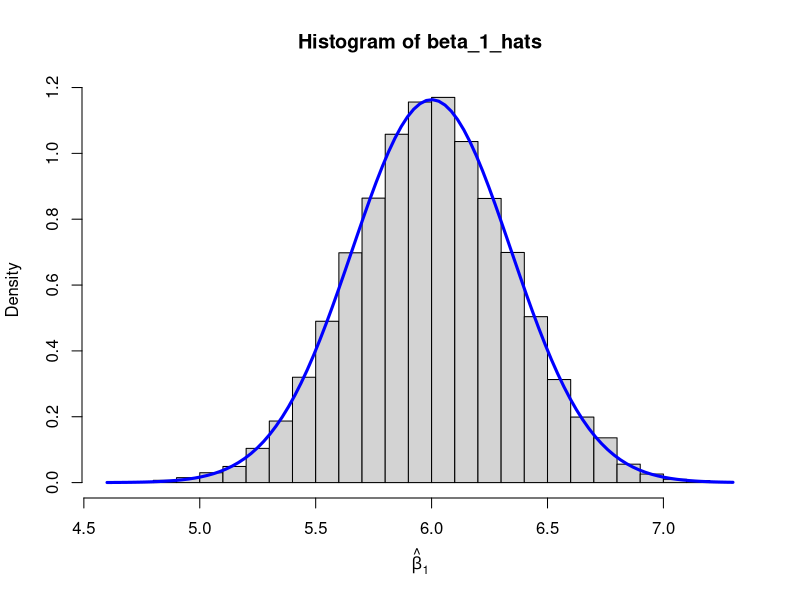
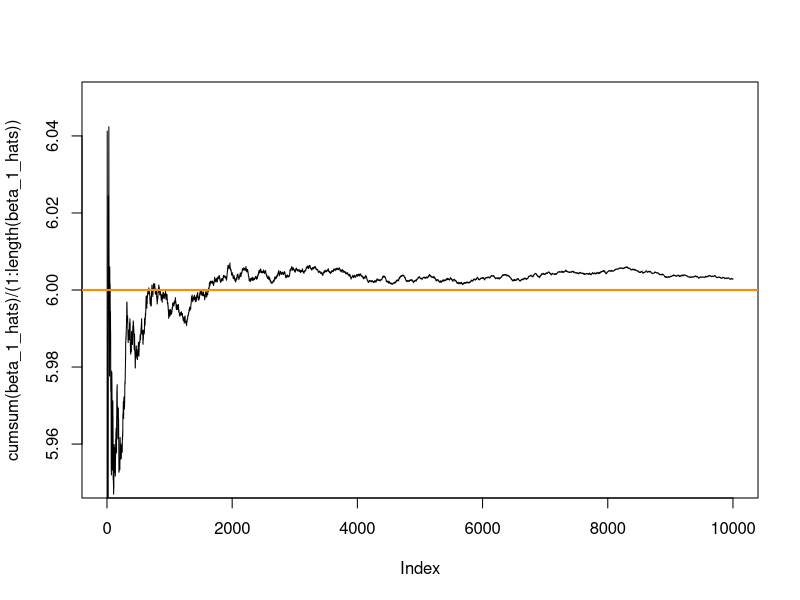
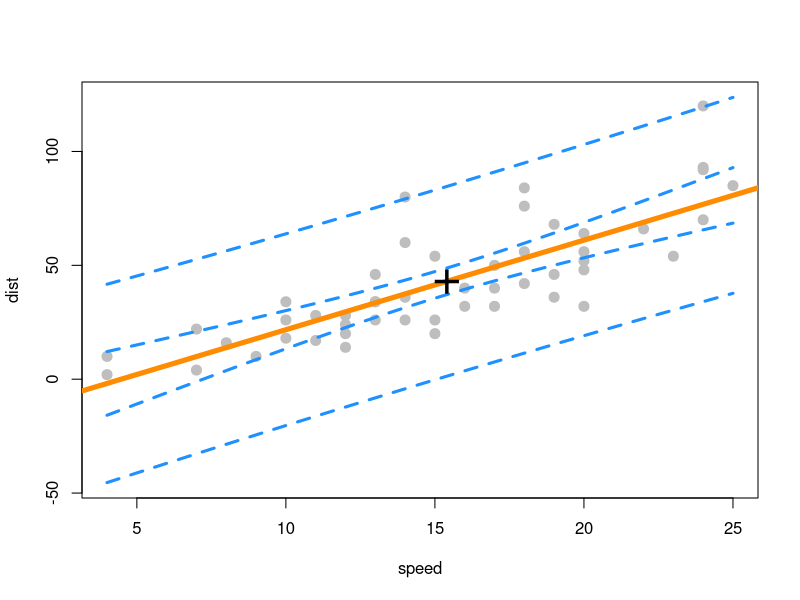
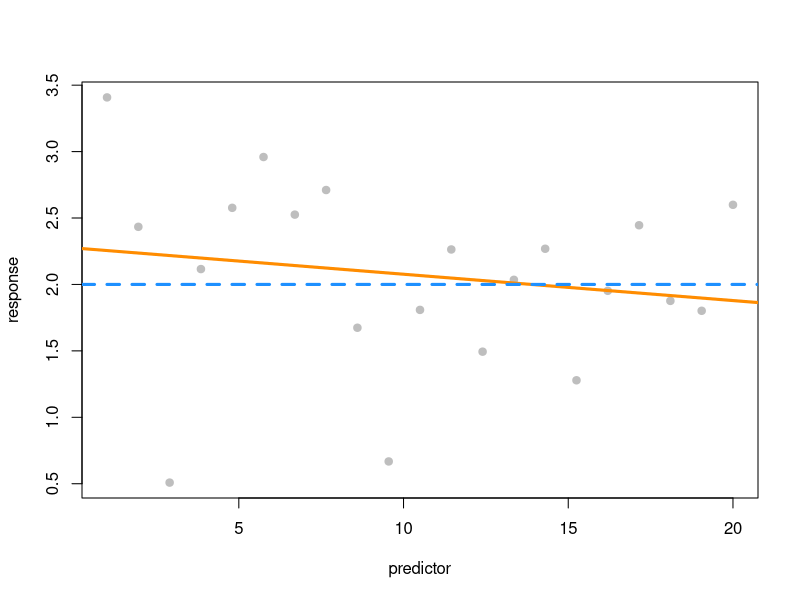

These charts were generated, in order, by the following R code:
# Simulating Sampling Distributions
# ------------------------------------------------------------------------------------------

set.seed(420)

sample.size <- 100
x           <- seq( -1, 1, length = sample.size )
Sxx         <- sum( ( x - mean(x) ) ^ 2 )

beta_0 <- 3
beta_1 <- 6
sigma <- 2

var_beta_1_hat <- (sigma ^ 2) / Sxx
var_beta_0_hat <- (sigma ^ 2) * ( (1 / sample.size) + (mean(x) ^2 / Sxx) )

num.samples <- 10000
beta_0_hats <- rep( 0, num.samples )
beta_1_hats <- rep( 0, num.samples ) 

for ( i in 1:num.samples ) 
{
    espilon        <- rnorm( sample.size, mean = 0, sd = sigma )
    y              <- beta_0 + ( beta_1 * x ) + espilon
    model          <- lm(y ~ x)
    beta_0_hats[i] <- coef(model)[1]
    beta_1_hats[i] <- coef(model)[2] 
}

hist( beta_1_hats, prob = TRUE, breaks = 20,
      xlab = expression( hat(beta)[1] ) )

curve( dnorm( x, mean = beta_1, sd = sqrt( var_beta_1_hat ) ),
       col = 'blue', add = TRUE, lwd = 3 )


plot( cumsum( beta_1_hats ) / ( 1:length(beta_1_hats) ), type = 'l',
      ylim = c( 5.95, 6.05 ) )

abline( h = 6, col = 'darkorange', lwd = 2 )



# Interval Estimates in R
# ------------------------------------------------------------------------------------------

stop.dist.model <- lm( dist ~ speed, data = cars )

# Create Confidence Intervals for Regression Parameters
confint( stop.dist.model, level = .99 )
confint( stop.dist.model, level = .99 )[ 2, 2 ]

# Create Confidence Intervals for Specific Regression Parameters
confint( stop.dist.model, param = "(Intercept)", level = .99 )
confint( stop.dist.model, param = "speed", level = .99 )

# Store Estimate
beta.1.hat <- coef( stop.dist.model )[2]

# Store Standard Error
beta.1.hat.se <- summary( stop.dist.model )$coefficients[ 2, 2 ]

# Verify Standard Error
Sxx <- sum( ( cars$speed - mean( cars$speed ) ) ^ 2 )
s.e <- summary( stop.dist.model )$sigma
s.e / sqrt( Sxx )

# Calculate Crit Value for 2-Sided
( 1 - .99 ) / 2
crit <- qt( 0.995, df = nrow(cars) - 2 )

# Estimate - margin, estimate + margin
c( beta.1.hat - crit * beta.1.hat.se, beta.1.hat + crit * beta.1.hat.se )

# qt() and pt()
    # quantile and probability functions
pt( qt( 0.995, df = nrow(cars) - 2 ), df = nrow(cars) - 2 )

# alpha / 2
1 - pt( qt( 0.995, df = nrow(cars) - 2 ), df = nrow(cars) - 2 )

# New data with x = 5 and x = 21
new.speeds <- data.frame( speed = c( 5, 21 ) )

# Point Estimates
predict( stop.dist.model, newdata = new.speeds )

# CI for mean response
predict( stop.dist.model, newdata = new.speeds,
         interval = c( "confidence" ), level = .99 )

# PI for mean response
predict( stop.dist.model, newdata = new.speeds,
         interval = c( "prediction" ), level = .99 )

# Creating CI and PI bands
speed.grid <- seq( min( cars$speed ), max( cars$speed ), by = 0.01 )

dist.ci.band <- predict( stop.dist.model, newdata = data.frame( speed = speed.grid ),
                         interval = c( "confidence" ), level = .99 )

dist.pi.band <- predict( stop.dist.model, newdata = data.frame( speed = speed.grid ),
                         interval = c( "prediction" ), level = .99 )

plot( dist ~ speed, data = cars,
      pch = 20, cex = 2, col = "grey",
      ylim = c( min( dist.pi.band ), max( dist.pi.band ) ) )
abline( stop.dist.model, lwd = 5, col = "darkorange" )

lines( speed.grid, dist.ci.band[ , "lwr" ], col = "dodgerblue", lwd = 3, lty = 2 )
lines( speed.grid, dist.ci.band[ , "upr" ], col = "dodgerblue", lwd = 3, lty = 2 )
lines( speed.grid, dist.pi.band[ , "lwr" ], col = "dodgerblue", lwd = 3, lty = 2 )
lines( speed.grid, dist.pi.band[ , "upr" ], col = "dodgerblue", lwd = 3, lty = 2 )

points( mean( cars$speed ), mean( cars$dist ), pch = '+', cex = 3 )


# Hypothesis Testing in R
# ------------------------------------------------------------------------------------------

# Store test statistics
beta.hat.0.t <- summary( stop.dist.model )$coefficients["(Intercept)", "t value"]
beta.hat.1.t <- summary( stop.dist.model )$coefficients["speed", "t value"]

# Verify P-Value in 2 ways
2 * pt( -abs( beta.hat.1.t ), df = nrow(cars) - 2 )
2 * pt( abs( beta.hat.1.t ), df = nrow(cars) - 2, lower.tail = FALSE )

# SLR Function
sim.slr <- function( x, beta_0, beta_1, sigma )
{
n = length(x)
    epsilon = rnorm( n, mean = 0, sd = sigma )
    y = beta_0 + ( beta_1 * x ) + epsilon
    data.frame( predictor = x, response = y )
}

x = seq( 1, 20, length.out = 21 )
sim.data <- sim.slr( x = x, beta_0 = 2, beta_1 = 0, sigma = 1 )
sim.fit <- lm( response ~ predictor, data = sim.data )
summary( sim.fit )$coefficients[ "predictor", "Pr(>|t|)" ]

plot( response ~ predictor, data = sim.data, pch = 20, col = "grey", cex = 1.5 )
abline( sim.fit, col = "darkorange", lwd = 3 )
abline( 2, 0, lwd = 3, lty = 2, col = "dodgerblue" )



# Examples
# ------------------------------------------------------------------------------------------

# Consider a random variable X, t distribution with 7 df 
# Calculate P[X > 1.3]
pt(q = 1.3, df = 7, lower.tail = FALSE, log.p = FALSE)

# Consider a random variable Y, t distribution with 99 df
# Find cc such that P[X > c] = 0.025P
qt(p = 0.025, df = 9, lower.tail = FALSE, log.p = FALSE)

# What is the length of a 90% confidence interval for \beta_1β 1
slr.fit = lm( Girth ~ Height, data = trees ) 
beta.1 <- slr.fit$coefficients[2]

int <- confint( slr.fit, param = beta.1, level = .90 )  
abs(int[2,1] - int[2, 2])

# Calculate a 95% confidence interval for the mean tree girth of a tree that is 79 feet tall.
slr.fit = lm( Girth ~ Height, data = trees )

new.tree <- data.frame( Height = c( 79 ) )

predict( slr.fit, newdata = new.tree,
         interval = c( "confidence" ), level = .95 )

